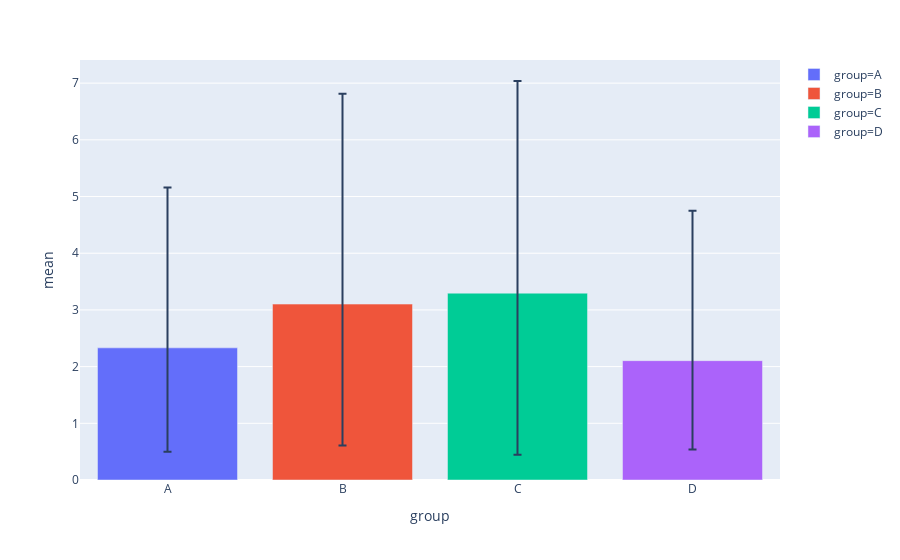

The notebook cell saved with this chart:
### Markdown cell above
## Bars of `group` means with 95% confidence intervals

### Code cell
group_desc = data1.groupby("group")["y"].agg(["mean", "sem", "count"]).reset_index()
group_desc["df"] = group_desc["count"] - 1
group_desc["lower"] = group_desc["mean"] - scipy.stats.t.ppf(1 - 0.05 / 2, df = group_desc["df"]) * group_desc["sem"]
group_desc["upper"] = group_desc["mean"] + scipy.stats.t.ppf(1 - 0.05 / 2, df = group_desc["df"]) * group_desc["sem"]

# Plot
plotly.offline.iplot(
    plotly.express.bar(group_desc, x = "group", y = "mean", error_y_minus = "lower", error_y = "upper", color = "group")
)

### Figure 1 — Plotly figure (JSON) as saved in the notebook; plotly's stock layout.template omitted (floating-point values rounded to 4 significant figures)
{"data": [{"alignmentgroup": "True", "error_y": {"array": [2.828], "arrayminus": [1.833]}, "hoverlabel": {"namelength": 0}, "hovertemplate": "group=%{x}<br>mean=%{y}", "legendgroup": "group=A", "marker": {"color": "#636efa"}, "name": "group=A", "offsetgroup": "group=A", "orientation": "v", "showlegend": true, "textposition": "auto", "type": "bar", "x": ["A"], "xaxis": "x", "y": [2.331], "yaxis": "y"}, {"alignmentgroup": "True", "error_y": {"array": [3.71], "arrayminus": [2.495]}, "hoverlabel": {"namelength": 0}, "hovertemplate": "group=%{x}<br>mean=%{y}", "legendgroup": "group=B", "marker": {"color": "#EF553B"}, "name": "group=B", "offsetgroup": "group=B", "orientation": "v", "showlegend": true, "textposition": "auto", "type": "bar", "x": ["B"], "xaxis": "x", "y": [3.103], "yaxis": "y"}, {"alignmentgroup": "True", "error_y": {"array": [3.742], "arrayminus": [2.849]}, "hoverlabel": {"namelength": 0}, "hovertemplate": "group=%{x}<br>mean=%{y}", "legendgroup": "group=C", "marker": {"color": "#00cc96"}, "name": "group=C", "offsetgroup": "group=C", "orientation": "v", "showlegend": true, "textposition": "auto", "type": "bar", "x": ["C"], "xaxis": "x", "y": [3.296], "yaxis": "y"}, {"alignmentgroup": "True", "error_y": {"array": [2.643], "arrayminus": [1.567]}, "hoverlabel": {"namelength": 0}, "hovertemplate": "group=%{x}<br>mean=%{y}", "legendgroup": "group=D", "marker": {"color": "#ab63fa"}, "name": "group=D", "offsetgroup": "group=D", "orientation": "v", "showlegend": true, "textposition": "auto", "type": "bar", "x": ["D"], "xaxis": "x", "y": [2.105], "yaxis": "y"}], "layout": {"barmode": "relative", "legend": {"tracegroupgap": 0}, "margin": {"t": 60}, "xaxis": {"anchor": "y", "categoryarray": ["A", "B", "C", "D"], "categoryorder": "array", "domain": [0, 1], "title": {"text": "group"}}, "yaxis": {"anchor": "x", "domain": [0, 1], "title": {"text": "mean"}}}}
